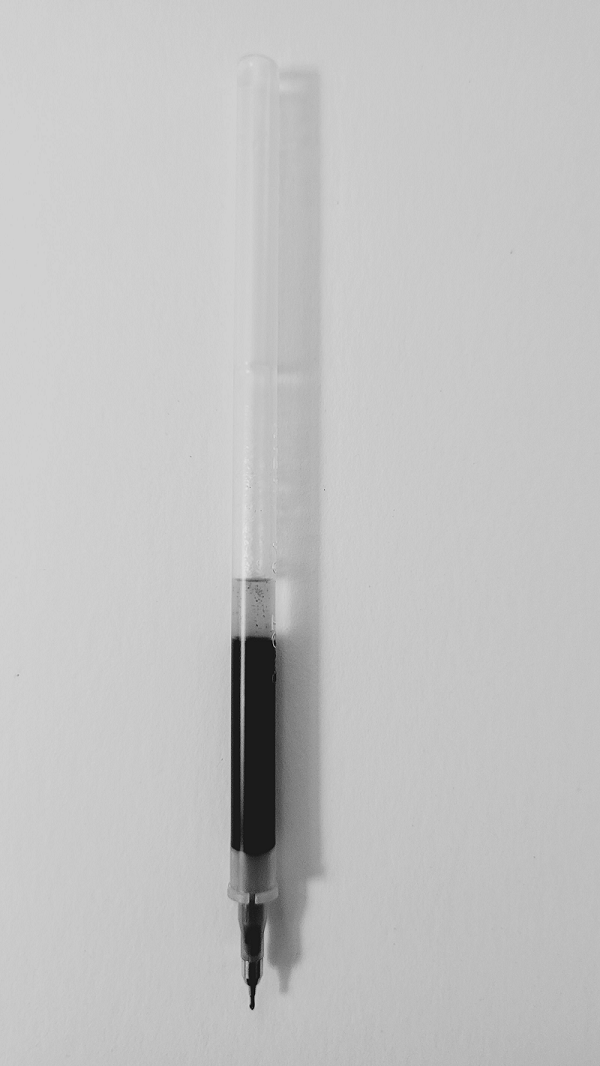
#> input picture images/pen2.png, 600 x 1066 px
$ python bottle-detect.py
#> lines starting #> are read from the running program, lines starting #| are printed output that depends on the picture; after the words box and inside, x2 and y2 are one past the last pixel; in counts of white or black regions, pixels touching at a corner belong together
import cv2
from matplotlib import pyplot as plt
import imutils

# read image and take first channel
# only
bottle_3_channel = cv2.imread("./images/pen2.png")
#> bottle_3_channel is the input picture: shape (1066, 600, 3); min 3, max 229, mean 194.2
bottle_gray = cv2.split(bottle_3_channel)[0]
cv2.imshow("Bottle Gray", bottle_gray)
cv2.waitKey(0)

# blur image
bottle_gray = cv2.GaussianBlur(bottle_gray, (7, 7), 0)
cv2.imshow("Bottle Gray smoothed 7 x 7", bottle_gray)
cv2.waitKey(0)

# draw histogram
plt.hist(bottle_gray.ravel(), 256, [0, 256])
plt.show()
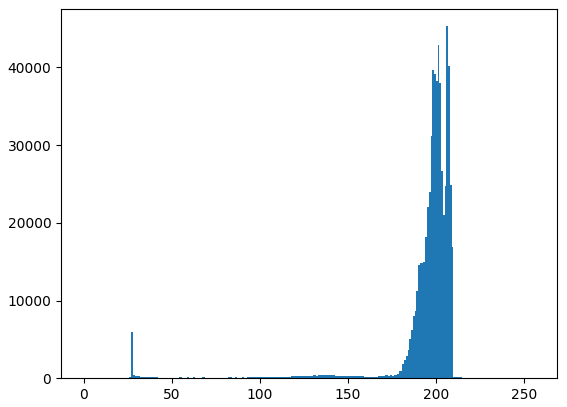
#> figure drawn by matplotlib, 1 panel; tallest bar 45305 high, from x = 206 to 207

# manual threshold
(T, bottle_threshold) = cv2.threshold(bottle_gray, 100, 255, cv2.THRESH_BINARY_INV)
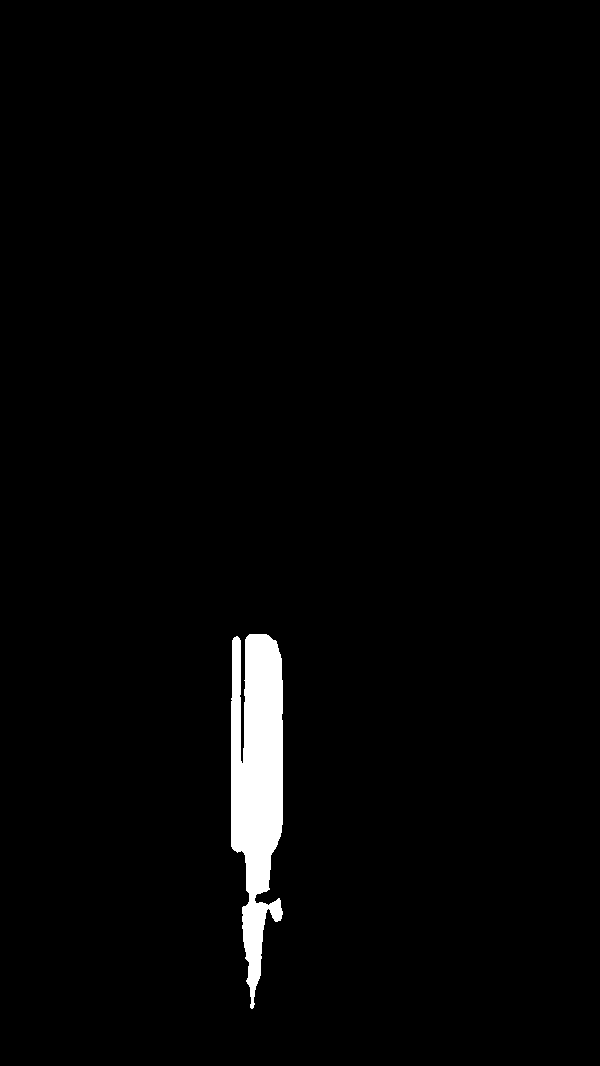
#> bottle_threshold: shape (1066, 600); 2.1% white; 1 white region, box (x1, y1, x2, y2) and area: (231, 634, 283, 1009) 13398
cv2.imshow("Bottle Gray Threshold 27.5", bottle_threshold)
cv2.waitKey(0)

#apply opening operation
kernel = cv2.getStructuringElement(cv2.MORPH_RECT, (5, 5))
bottle_open = cv2.morphologyEx(bottle_threshold, cv2.MORPH_OPEN, kernel)
#> bottle_open: shape (1066, 600); 2.1% white; 2 white regions
cv2.imshow("Bottle Open 5 x 5", bottle_open)
cv2.waitKey(0)

# find all contours
contours = cv2.findContours(bottle_open.copy(), cv2.RETR_EXTERNAL, cv2.CHAIN_APPROX_SIMPLE)
#> contours = 2 contours; box (x1, y1, x2, y2) and area: (231, 634, 283, 997) 12585, (269, 900, 282, 921) 190
contours = imutils.grab_contours(contours)
bottle_clone = bottle_3_channel.copy()
cv2.drawContours(bottle_clone, contours, -1, (255, 0, 0), 2)
cv2.imshow("All Contours", bottle_clone)
cv2.waitKey(0)

# sort contours by area
areas = [cv2.contourArea(contour) for contour in contours]
#> areas = [189.5, 12585]
(contours, areas) = zip(*sorted(zip(contours, areas), key=lambda a:a[1]))
#> areas = (189.5, 12585)
# print contour with largest area
bottle_clone = bottle_3_channel.copy()
cv2.drawContours(bottle_clone, [contours[-1]], -1, (255, 0, 0), 2)
cv2.imshow("Largest contour", bottle_clone)
cv2.waitKey(0)

# draw bounding box, calculate aspect and display decision
bottle_clone = bottle_3_channel.copy()
(x, y, w, h) = cv2.boundingRect(contours[-1])
#> x = 231; y = 634; w = 52; h = 363
aspectRatio = w / float(h)
#> aspectRatio = 0.143
if aspectRatio < 0.4:
    cv2.rectangle(bottle_clone, (x, y), (x + w, y + h), (0, 255, 0), 2)
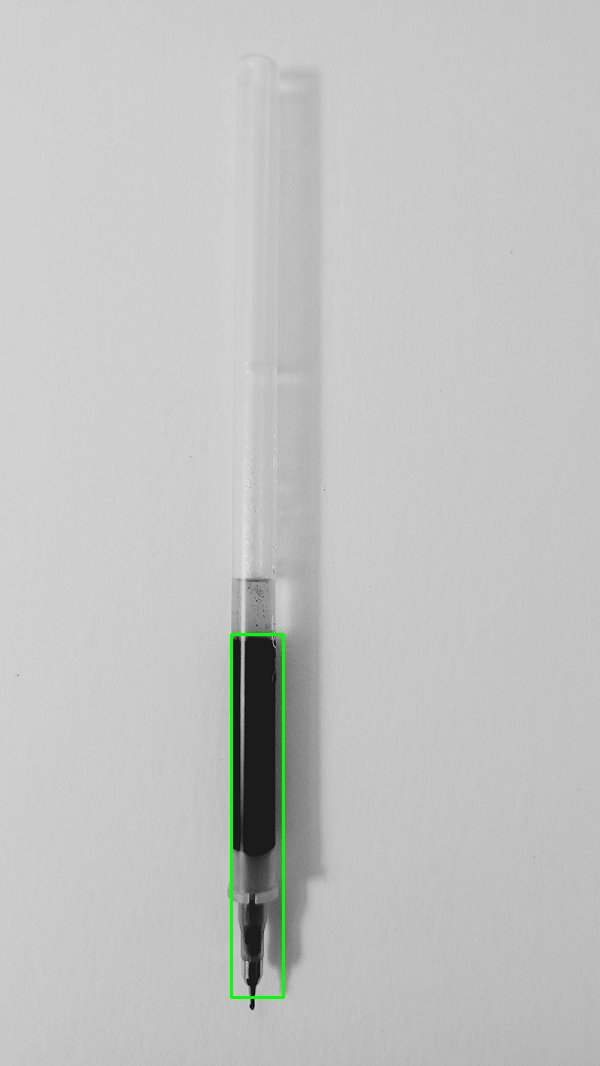
#> bottle_clone: shape (1066, 600, 3); mean B, G, R 193.7, 194.7, 193.7
    cv2.putText(bottle_clone, "Full", (x + 10, y + 20), cv2.FONT_HERSHEY_PLAIN, 1, (0, 255, 0), 2)
#> bottle_clone: shape (1066, 600, 3); 0.03% of pixels changed, all inside (x1, y1, x2, y2) = (242, 643, 268, 655)
else:
    cv2.rectangle(bottle_clone, (x, y), (x + w, y + h), (0, 0, 255), 2)
    cv2.putText(bottle_clone, "Low", (x + 10, y + 20), cv2.FONT_HERSHEY_PLAIN, 1, (0, 0, 255), 2)
cv2.imshow("Decision", bottle_clone)
cv2.waitKey(0)
